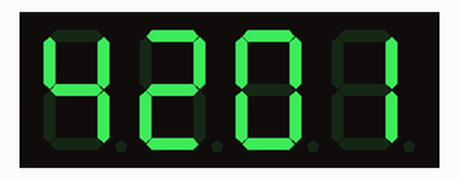
This sketch was run on a simulated Arduino Mega 2560, built with avr-gcc and run on an emulated ATmega2560. Parts: 4-digit seven-segment display. Wiring (inferred from the names in the program): 4-digit 7-segment display, segments lit when HIGH: segments pin 2, pin 3, pin 4, pin 5, pin 6, pin 7, pin 8; digit selects pin 13, pin 12, pin 11, pin 10. The local clock reads 2024-03-15 10:24:30 at power-on unless the sketch sets it; the segment pins are drawn as the display they are named for; what the sketch prints to the serial monitor is not drawn.

Above: at 0.1 s.
At 90.1 s:
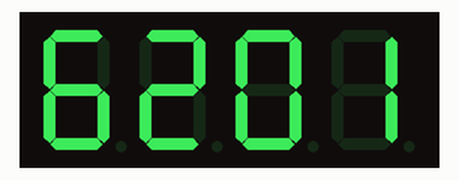

Measured:
- what the display in image 0 shows lasts 30.0 s, from 0.1 s to 30.1 s

The sketch:

datetime.ino
```cpp
// C++ code
//
#include <ThreeWire.h>  //importing the three wire module
#include <RtcDS1302.h>

ThreeWire myWire(14,15,16); // IO, SCLK, CE
RtcDS1302<ThreeWire> Rtc(myWire);

char a = 2;
char b = 3;
char c = 4;
char d = 5;
char e = 6;
char f = 7;
char g = 8;
//define pins for 7 segment seven pins
char digit1 = 13;
char digit2 = 12;
char digit3 = 11;
char digit4 = 10;
char digit22 = 22;
char digit24 = 24;
// define 7 pins for the common control of each digit

char Num[10]={

  0b1111110, //0
  0b0110000, //1
  0b1101101, //2
  0b1111001, //3
  0b0110011, //4
  0b1011011, //5
  0b1011111, //6
  0b1110000, //7
  0b1111111, //8
  0b1111011, //9

};

int min=0;
int hr=0;
int dy=0;
int lap=0;

void display(int n){      //displying requested number

  digitalWrite(a, Num[n] & 0b1000000);
  digitalWrite(b, Num[n] & 0b0100000);
  digitalWrite(c, Num[n] & 0b0010000);
  digitalWrite(d, Num[n] & 0b0001000);
  digitalWrite(e, Num[n] & 0b0000100);
  digitalWrite(f, Num[n] & 0b0000010);
  digitalWrite(g, Num[n] & 0b0000001);

}
void offdisplay(){ //turng off all digits

  digitalWrite(digit1, 1);
  digitalWrite(digit2, 1);
  digitalWrite(digit3, 1);
  digitalWrite(digit4, 1);

}
void digitdisp (int mins, int hrs,int dys){ // it takes min hour and date t display it on 7 segment
  int n4=(hrs%100)/10;
  int n3=(hrs%10);
  int n2=(mins%100)/10;
  int n1=(mins%10);
  int n22=(dys%100)/10;
  int n24=(dys%10);

  offdisplay();
  display(n4);
  digitalWrite(digit4, 0);
  delay(2.5);

  offdisplay();
  display(n3);
  digitalWrite(digit3, 0);
  delay(2.5);

  offdisplay();
  display(n2);
  digitalWrite(digit2, 0);
  delay(2.5);

  offdisplay();
  display(n1);
  digitalWrite(digit1, 0);
  delay(2.5);

  offdisplay();
  display(n22);
  digitalWrite(digit22, 0);
  delay(2.5);

  offdisplay();
  display(n4);
  digitalWrite(digit24, 0);
  delay(2.5);

}

void setup()
{
  pinMode(a, OUTPUT);
  pinMode(b, OUTPUT);
  pinMode(c, OUTPUT);
  pinMode(d, OUTPUT);
  pinMode(e, OUTPUT);
  pinMode(f, OUTPUT);
  pinMode(g, OUTPUT);

  pinMode(digit1, OUTPUT);
  pinMode(digit2, OUTPUT);
  pinMode(digit3, OUTPUT);
  pinMode(digit4, OUTPUT);
  Serial.begin(9600);

  Serial.print("compiled: ");
  Serial.print(__DATE__);
  Serial.println(__TIME__);

  Rtc.Begin();

  RtcDateTime compiled = RtcDateTime(__DATE__, __TIME__);
  Serial.println();

  if (!Rtc.IsDateTimeValid())
    {
        // Common Causes:
        //    1) first time you ran and the device wasn't running yet
        //    2) the battery on the device is low or even missing

        Serial.println("RTC lost confidence in the DateTime!");
        Rtc.SetDateTime(compiled);
    }

  if (Rtc.GetIsWriteProtected())
    {
        Serial.println("RTC was write protected, enabling writing now");
        Rtc.SetIsWriteProtected(false);
    }

  if (!Rtc.GetIsRunning())
    {
        Serial.println("RTC was not actively running, starting now");
        Rtc.SetIsRunning(true);
    }

  RtcDateTime now = Rtc.GetDateTime();
  if (now < compiled) {
        Serial.println("RTC is older than compile time!  (Updating DateTime)");
        Rtc.SetDateTime(compiled);
    }
  else if (now > compiled) {
        Serial.println("RTC is newer than compile time. (this is expected)");
    }
  else if (now == compiled) {
        Serial.println("RTC is the same as compile time! (not expected but all is fine)");
    }

}

void loop()
{

  RtcDateTime now = Rtc.GetDateTime();
  min=int(now.Minute());
  hr=int(now.Hour());
  dy=int(now.Day());
  // min=88;
  // hr=88;
  // dy=88;
  digitdisp(min,hr,dy);


  // if (lap==6000) {
  // 	lap=0;
  //   if (min == 59){
  //     	min=0;
  //     if ( hr == 12){
  //     	hr=1;
  //     }
  //     else{
  //       hr++;
  //     }
  //   }
  //   else{
  //   	min++;
  //   }
  // }
  // else{
  //   lap++;}


}
```
